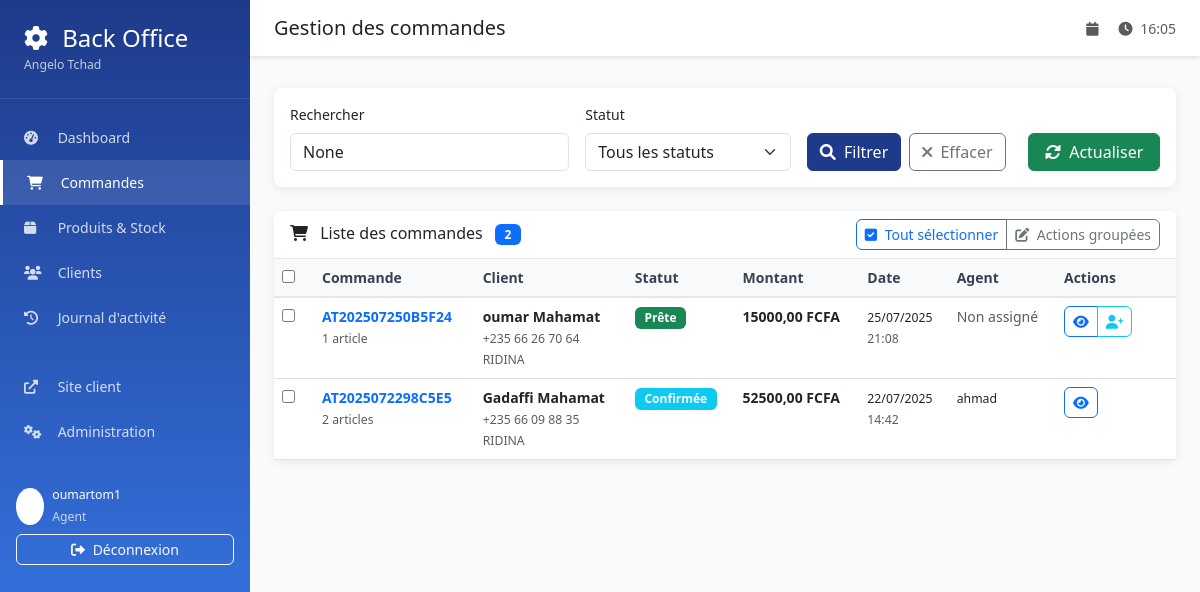
The app's page /backoffice/orders/ (signed in), older data.
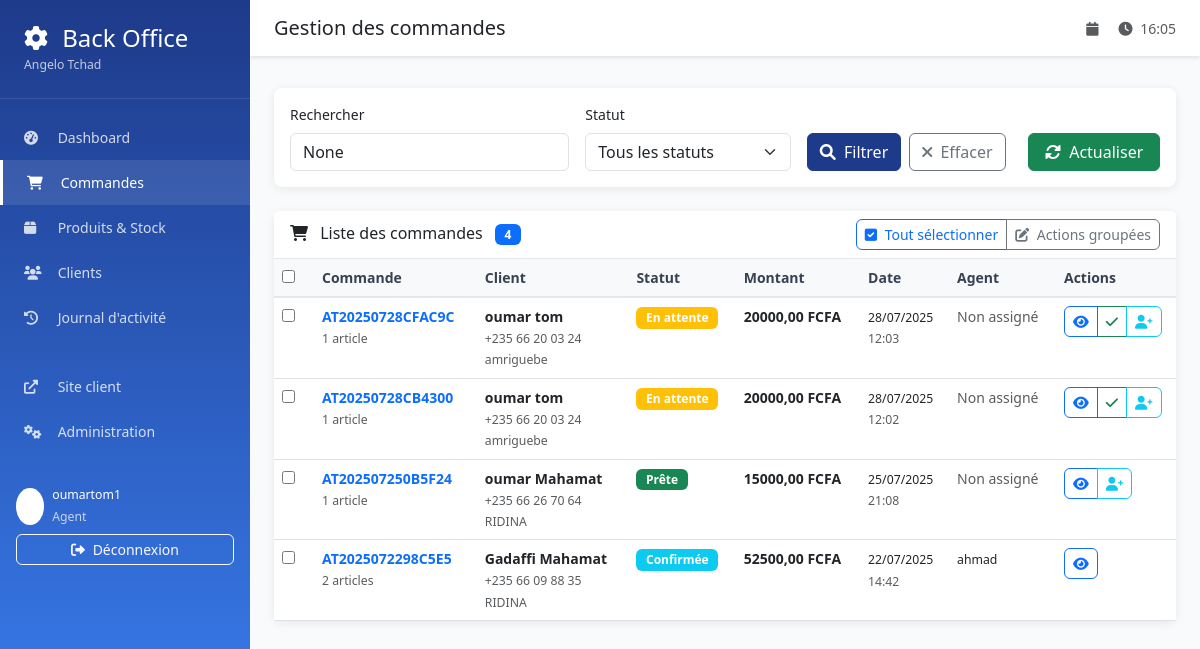
The same page, newer data.
### orders/models.py (models this page shows, shortened)
class Order(models.Model):
    STATUS_CHOICES = [
        ('pending', 'En attente'),
        ('confirmed', 'Confirmée'),
        ('preparing', 'En préparation'),
        ('ready', 'Prête'),
        ('delivered', 'Livrée'),
        ('cancelled', 'Annulée'),
    ]
    order_number = models.CharField(
        max_length=20,
        unique=True,
        verbose_name="Numéro de commande"
    )
    client = models.ForeignKey(
        Client,
        on_delete=models.CASCADE,
        verbose_name="Client"
    )
    status = models.CharField(
        max_length=20,
        choices=STATUS_CHOICES,
        default='pending',
        verbose_name="Statut"
    )
    total_amount = models.DecimalField(
        max_digits=10,
        decimal_places=2,
        default=0,
        verbose_name="Montant total"
    )
    notes = models.TextField(blank=True, verbose_name="Notes")
    created_at = models.DateTimeField(auto_now_add=True, verbose_name="Date de création")
    updated_at = models.DateTimeField(auto_now=True)
    confirmed_at = models.DateTimeField(null=True, blank=True, verbose_name="Date de confirmation")
    delivered_at = models.DateTimeField(null=True, blank=True, verbose_name="Date de livraison")
    assigned_agent = models.ForeignKey(
        User,
        on_delete=models.SET_NULL,
        null=True,
        blank=True,
        verbose_name="Agent assigné"
    )
    stock_deducted = models.BooleanField(default=False, verbose_name="Stock déduit")
    class Meta:
        verbose_name = "Commande"
        verbose_name_plural = "Commandes"
        ordering = ['-created_at']
    @property
    def status_display(self):
        return dict(self.STATUS_CHOICES)[self.status]

class Client(models.Model):
    first_name = models.CharField(max_length=100, verbose_name="Prénom")
    last_name = models.CharField(max_length=100, verbose_name="Nom")
    phone_regex = RegexValidator(
        regex=r'^\+235\s?\d{2}\s?\d{2}\s?\d{2}\s?\d{2}$',
        message="Le numéro doit être au format: +235 XX XX XX XX"
    )
    phone_number = models.CharField(
        validators=[phone_regex],
        max_length=17,
        verbose_name="Numéro de téléphone"
    )
    neighborhood = models.CharField(max_length=200, verbose_name="Quartier")
    address_details = models.TextField(blank=True, verbose_name="Détails de l'adresse")
    created_at = models.DateTimeField(auto_now_add=True)
    class Meta:
        verbose_name = "Client"
        verbose_name_plural = "Clients"
        ordering = ['last_name', 'first_name']
    @property
    def full_name(self):
        return f"{self.first_name} {self.last_name}"

### backoffice/views.py (the view, shortened to what this page needs)
# urls.py: path('orders/', views.orders_list, name='orders_list'),
@login_required
def orders_list(request):
    orders = Order.objects.select_related('client', 'assigned_agent').order_by('-created_at')
    status_filter = request.GET.get('status')
    if status_filter:
        orders = orders.filter(status=status_filter)
    search = request.GET.get('search')
    paginator = Paginator(orders, 20)
    page_number = request.GET.get('page')
    page_obj = paginator.get_page(page_number)
    context = {
        'page_obj': page_obj,
        'status_filter': status_filter,
        'search': search,
        'status_choices': Order.STATUS_CHOICES,
    }
    return render(request, 'backoffice/orders_list.html', context)

### templates/backoffice/orders_list.html (shortened to what the changed rows need)
{% extends 'backoffice/base.html' %}
{% block content %}
<div class="card">
    <div class="card-header d-flex justify-content-between align-items-center">
        <h6 class="mb-0">
            <i class="fas fa-shopping-cart me-2"></i>
            Liste des commandes
            {% if page_obj.paginator.count %}
                <span class="badge bg-primary ms-2">{{ page_obj.paginator.count }}</span>
            {% endif %}
        </h6>
    </div>
    <div class="card-body p-0">
        {% if page_obj %}
            <div class="table-responsive">
                <table class="table table-hover mb-0">
                    <thead class="table-light">
                        <tr>
                            <th width="40">
                                <input type="checkbox" id="selectAllCheckbox" onchange="toggleAll(this)">
                            </th>
                            <th>Commande</th>
                            <th>Client</th>
                            <th>Statut</th>
                            <th>Montant</th>
                            <th>Date</th>
                            <th>Agent</th>
                            <th width="120">Actions</th>
                        </tr>
                    </thead>
                    <tbody>
                        {% for order in page_obj %}
                            <tr>
                                <td>
                                    <input type="checkbox" class="order-checkbox" value="{{ order.id }}">
                                </td>
                                <td>
                                    <div>
                                        <strong class="text-primary">{{ order.order_number }}</strong>
                                        <br>
                                        <small class="text-muted">
                                            {{ order.items.count }} article{{ order.items.count|pluralize }}
                                        </small>
                                    </div>
                                </td>
                                <td>
                                    <div>
                                        <strong>{{ order.client.full_name }}</strong>
                                        <br>
                                        <small class="text-muted">{{ order.client.phone_number }}</small>
                                        <br>
                                        <small class="text-muted">{{ order.client.neighborhood }}</small>
                                    </div>
                                </td>
                                <td>
                                    {% if order.status == 'pending' %}
                                        <span class="badge bg-warning">{{ order.status_display }}</span>
                                    {% elif order.status == 'confirmed' %}
                                        <span class="badge bg-info">{{ order.status_display }}</span>
                                    {% elif order.status == 'preparing' %}
                                        <span class="badge bg-primary">{{ order.status_display }}</span>
                                    {% elif order.status == 'ready' %}
                                        <span class="badge bg-success">{{ order.status_display }}</span>
                                    {% elif order.status == 'delivered' %}
                                        <span class="badge bg-success">{{ order.status_display }}</span>
                                    {% elif order.status == 'cancelled' %}
                                        <span class="badge bg-danger">{{ order.status_display }}</span>
                                    {% endif %}
                                </td>
                                <td>
                                    <strong>{{ order.total_amount }} FCFA</strong>
                                </td>
                                <td>
                                    <div>
                                        <small>{{ order.created_at|date:"d/m/Y" }}</small>
                                        <br>
                                        <small class="text-muted">{{ order.created_at|date:"H:i" }}</small>
                                    </div>
                                </td>
                                <td>
                                    {% if order.assigned_agent %}
                                        <small>{{ order.assigned_agent.get_full_name|default:order.assigned_agent.username }}</small>
                                    {% else %}
                                        <span class="text-muted">Non assigné</span>
                                    {% endif %}
                                </td>
                                <td>
                                    <div class="btn-group" role="group">
                                        <a href="{% url 'backoffice:order_detail' order.id %}"
                                           class="btn btn-outline-primary btn-sm" title="Voir détails">
                                            <i class="fas fa-eye"></i>
                                        </a>
                                        {% if order.status == 'pending' %}
                                            <button class="btn btn-outline-success btn-sm"
                                                    onclick="quickConfirm({{ order.id }})" title="Confirmer">
                                                <i class="fas fa-check"></i>
                                            </button>
                                        {% endif %}
                                        {% if not order.assigned_agent %}
                                            <button class="btn btn-outline-info btn-sm"
                                                    onclick="assignToMe({{ order.id }})" title="M'assigner">
                                                <i class="fas fa-user-plus"></i>
                                            </button>
                                        {% endif %}
                                    </div>
                                </td>
                            </tr>
                        {% endfor %}
                    </tbody>
                </table>
            </div>
        {% endif %}
    </div>
</div>
{% endblock %}

Row changes from the older to the newer data that the page shows:
added Order: order_number "AT20250728CFAC9C", items.count "1", client.full_name "oumar tom", client.phone_number "+235 66 20 03 24", client.neighborhood "amriguebe", status_display "En attente", total_amount "20000,00", created_at "28/07/2025", created_at "12:03", shows "Non assigné"
added Order: order_number "AT20250728CB4300", items.count "1", client.full_name "oumar tom", client.phone_number "+235 66 20 03 24", client.neighborhood "amriguebe", status_display "En attente", total_amount "20000,00", created_at "28/07/2025", created_at "12:02", shows "Non assigné"
Text that changed along with them:
{{ page_obj.paginator.count }}: "2" → "4"
